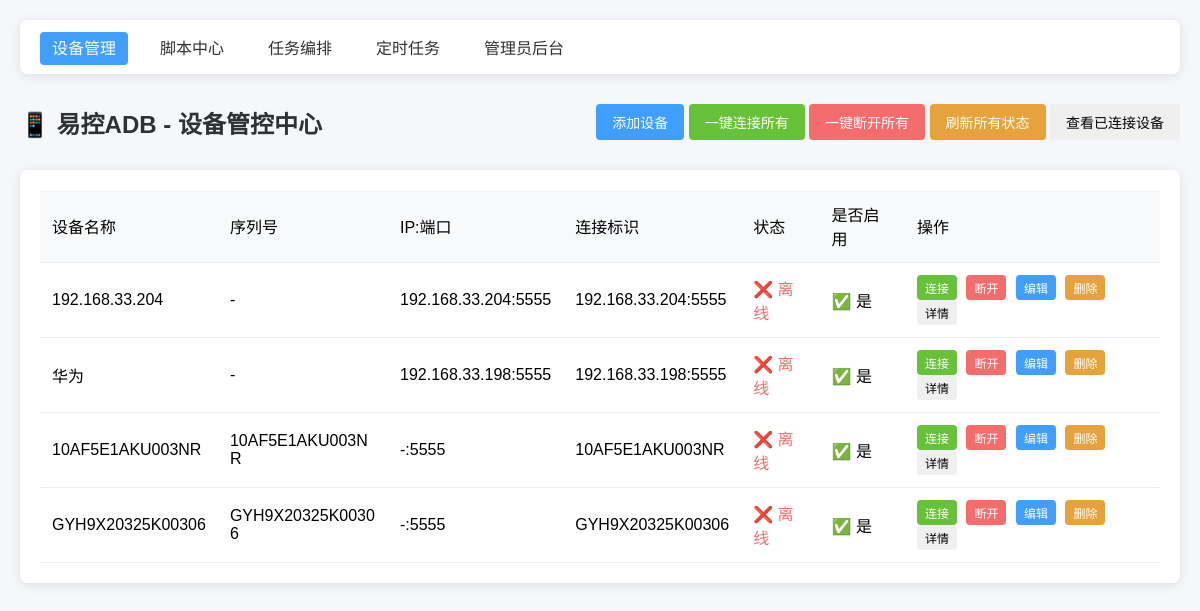
The app's page /adb/ with its own data.
### adb_manager/models.py (models this page shows, shortened)
class ADBDevice(BaseModel):
    device_name = models.CharField(
        "设备名称",
        max_length=50,
        help_text="如：游戏手机1"
    )
    device_ip = models.GenericIPAddressField(
        "设备IP",
        blank=True,
        null=True,
        help_text="局域网IP（序列号连接时可不填），如192.168.3.100"
    )
    device_port = models.IntegerField(
        "ADB端口",
        default=5555,
        blank=True,
        null=True,
        help_text="默认5555（序列号连接时可不填）"
    )
    device_serial = models.CharField(
        "设备序列号",
        max_length=100,
        blank=True,
        null=True,
        help_text="ADB设备序列号（优先使用），如10AF5E1AKU003NR或192.168.3.100:5555"
    )
    is_active = models.BooleanField("是否启用监控", default=True)
    user = models.ForeignKey(
        CustomUser,
        on_delete=models.SET_NULL,
        null=True,
        blank=True,
        verbose_name="关联用户",
        help_text="绑定该设备的用户（为空则所有用户可操作）"
    )
    class Meta:
        verbose_name = "ADB设备"
        verbose_name_plural = "ADB设备管理"
        unique_together = ("device_ip", "device_port")
    def __str__(self):
        if self.device_serial:
            return f"{self.device_name} ({self.device_serial})"
        return f"{self.device_name} ({self.device_ip}:{self.device_port})"
    @property
    def connect_identifier(self):
        if self.device_serial and self.device_serial.strip():
            return self.device_serial.strip()
        if self.device_ip and self.device_port:
            return f"{self.device_ip}:{self.device_port}"
        return ""  # 修复：返回空字符串而非None

### adb_manager/views.py (the view)
# urls.py: path("", views.index, name="index"),
def index(request):
    devices = ADBDevice.objects.all()
    logger.info(f"数据库查询到的设备数量：{devices.count()}")
    logger.info(f"数据库设备详情：{[str(dev) for dev in devices]}")
    device_list = []
    for dev in devices:
        try:
            connect_id = dev.connect_identifier
            logger.info(f"处理设备：{connect_id}")
            status = r.get(f"adb:device:{connect_id}") or "offline"
            stdout = r.get(f"adb:device:{connect_id}:stdout") or ""
            stderr = r.get(f"adb:device:{connect_id}:stderr") or ""
            device_item = {
                "id": dev.id,
                "name": dev.device_name,
                "ip": dev.device_ip,
                "port": dev.device_port,
                "serial": dev.device_serial,
                "connect_id": connect_id,
                "is_active": dev.is_active,
                "status": status,
                "stdout": stdout,
                "stderr": stderr
            }
            device_list.append(device_item)
            logger.info(f"设备{connect_id}组装后数据：{device_item}")
        except Exception as dev_err:
            logger.error(f"处理设备{dev}失败：{dev_err}")
            continue
    context = {
        "csrf_token": get_token(request),
        "page_title": "易控ADB - 设备管控中心",
        "devices": device_list
    }
    return render(request, "adb_manager/index.html", context)

### adb_manager/templates/adb_manager/index.html (shortened to what this page needs)
{% extends 'base.html' %}
{% load static %}
{% block page_header %}
<div class="page-header">
    <h1>📱 {{ page_title }}</h1>
    <div class="btn-group">
        <a href="{% url 'adb_manager:add_device' %}" class="btn btn-primary">添加设备</a>
        <form method="POST" action="{% url 'adb_manager:connect_all' %}" style="display: inline;">
            <button type="submit" class="btn btn-success">一键连接所有</button>
        </form>
        <form method="POST" action="{% url 'adb_manager:disconnect_all' %}" style="display: inline;">
            <button type="submit" class="btn btn-danger">一键断开所有</button>
        </form>
        <form method="POST" action="{% url 'adb_manager:refresh_all' %}" style="display: inline;">
            <button type="submit" class="btn btn-warning">刷新所有状态</button>
        </form>
        <button id="listDevicesBtn" class="btn btn-info">查看已连接设备</button>
    </div>
</div>
{% endblock %}
{% block content %}
    <div class="card">
        <table class="device-table">
            <thead>
                <tr>
                    <th>设备名称</th>
                    <th>序列号</th>
                    <th>IP:端口</th>
                    <th>连接标识</th>
                    <th>状态</th>
                    <th>是否启用</th>
                    <th>操作</th>
                </tr>
            </thead>
            <tbody>
                {% for device in devices %}
                    <tr>
                        <td>{{ device.name }}</td>
                        <td class="serial-column">{{ device.serial|default:"-" }}</td>
                        <td>{{ device.ip|default:"-" }}:{{ device.port|default:"-" }}</td>
                        <td>{{ device.connect_id }}</td>
                        <td>
                            {% if device.status == 'online' %}
                                <span class="status-online">✅ 在线</span>
                            {% elif device.status == 'error' %}
                                <span class="status-error">⚠️ 异常</span>
                            {% else %}
                                <span class="status-offline">❌ 离线</span>
                            {% endif %}
                        </td>
                        <td>{% if device.is_active %}✅ 是{% else %}❌ 否{% endif %}</td>
                        <td>
                            <form method="POST" action="{% url 'adb_manager:connect' %}" style="display: inline;">
                                <button type="submit" class="btn btn-success action-btn">连接</button>
                            </form>
                            <form method="POST" action="{% url 'adb_manager:disconnect' %}" style="display: inline;">
                                <button type="submit" class="btn btn-danger action-btn">断开</button>
                            </form>
                            <a href="{% url 'adb_manager:edit_device' device.id %}" class="btn btn-primary action-btn">编辑</a>
                            <form method="POST" action="{% url 'adb_manager:delete_device' device.id %}" style="display: inline;" onsubmit="return confirm('确定删除该设备吗？');">
                                <button type="submit" class="btn btn-warning action-btn">删除</button>
                            </form>
                            <button class="btn btn-info action-btn view-detail-btn" data-device-id="{{ device.id }}">详情</button>
                        </td>
                    </tr>
                {% empty %}
                    <tr>
                        <td colspan="7" class="empty-device-cell">
                            暂无设备，请点击「添加设备」按钮添加
                        </td>
                    </tr>
                {% endfor %}
            </tbody>
        </table>
    </div>
{% endblock %}

### templates/base.html (style rules this page uses)
* { margin: 0; padding: 0; box-sizing: border-box; }
body { padding: 20px; background-color: #f5f7fa; font-family: "Microsoft YaHei", sans-serif; }
.btn { padding: 8px 16px; border: none; border-radius: 4px; cursor: pointer; font-size: 14px; text-decoration: none; display: inline-block; transition: background-color 0.2s; }
.btn-primary { background-color: #409eff; color: #fff; }
.btn-success { background-color: #67c23a; color: #fff; }
.btn-danger { background-color: #f56c6c; color: #fff; }
.btn-warning { background-color: #e6a23c; color: #fff; }
.page-header { margin-bottom: 30px; display: flex; justify-content: space-between; align-items: center; }
.page-header h1 { color: #303133; font-size: 24px; }
.card { background-color: #fff; border-radius: 8px; box-shadow: 0 2px 12px 0 rgba(0, 0, 0, 0.1); padding: 20px; margin-bottom: 20px; }
table { width: 100%; border-collapse: collapse; }
th, td { padding: 12px; text-align: left; border-bottom: 1px solid #ebeef5; }
th { background-color: #f8f9fa; font-weight: 500; }

### adb_manager/templates/adb_manager/index.html (style rules this page uses)
.status-offline { color: #f56c6c; }
.action-btn { padding: 4px 8px; font-size: 12px; margin-right: 5px; }
.serial-column { max-width: 200px; word-break: break-all; }

### records on screen
ADBDevice: name "192.168.33.204", ip "192.168.33.204"
ADBDevice: name "华为", ip "192.168.33.198"
ADBDevice: name "10AF5E1AKU003NR", serial "10AF5E1AKU003NR", connect_id "10AF5E1AKU003NR"
ADBDevice: name "GYH9X20325K00306", serial "GYH9X20325K00306", connect_id "GYH9X20325K00306"

### other values on screen
{{ page_title }} "易控ADB - 设备管控中心"
{{ device.serial|default:"-" }} "-" "-"
{{ device.port|default:"-" }} "5555" "5555" "5555" "5555"
{{ device.connect_id }} "192.168.33.204:5555" "192.168.33.198:5555"
{{ device.ip|default:"-" }} "-" "-"
